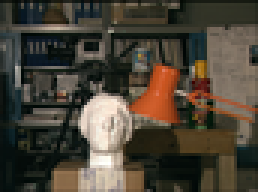
%> input picture tsukuba/scene1.row3.col3.ppm, 86 x 64 px, shrunk from 384 x 288 before the run (shown 3 times larger)
$ octave mainRGBpatch.m   (GNU Octave 9; MATLAB toolbox functions it lacks are replaced by stand-ins)
%> lines starting %> are read from the running program, lines starting %| are printed output that depends on the picture
% -------------------------------------------------------------------------
% Main Script
% -------------------------------------------------------------------------
clc; clear; close all;

IL = im2double(imread('./tsukuba/scene1.row3.col3.ppm'));
IR = im2double(imread('./tsukuba/scene1.row3.col5.ppm'));
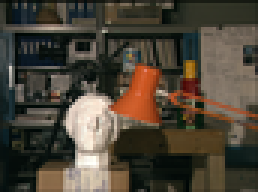
%> input picture tsukuba/scene1.row3.col5.ppm, 86 x 64 px, shrunk from 384 x 288 before the run (shown 3 times larger)

% keep as RGB
% Parameters
lambda     = 0.8;
numIters   = 150000;

[d_est, energyHistory] = depthMapColorPatch(IL, IR, lambda, numIters);

% Show results
figure; imshow(d_est,[]); title('Disparity Map'); colormap jet; colorbar;
figure; plot(energyHistory,'LineWidth',2);
xlabel('Iteration'); ylabel('Energy'); title('Energy Loss History'); grid on;
depthMap_approx = 1./(d_est + 0.01);
figure; imshow(depthMap_approx,[]); title('Approx. Depth'); colormap jet; colorbar;


function [d, energyHistory] = depthMapColorPatch(IL, IR, lambda, numIters)
%> called with lambda = 0.8, numIters = 150000
    % patch radius = 1 => 3x3 neighborhood
    kernel = ones(1,5);
    dt_cfl = 0.25;
    dx     = 1;

    alpha = 4;
    alpha_th =1e-3;

    [h, w, ~] = size(IL);
%> h = 64; w = 86
    d = zeros(h, w);
    energyHistory = zeros(numIters,1);

    % Precompute IxR for each channel (here backward diff; can use gradient)
    IxR = zeros(h,w,3);
    for c=1:3
        IxR(:,:,c) = backwardDiffX(IR(:,:,c));
    end
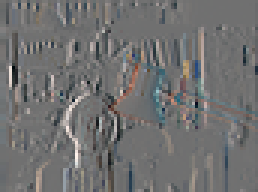
%> IxR: size 64x86x3 double (shown 3 times larger); mean R, G, B 0.00121, 0.000769, 0.000418; drawn with min black and max white

    [X,Y] = meshgrid(1:w,1:h);

    energyHistory(1) = computeInitEnergy(IL, IR, lambda);
    oldSampledE = energyHistory(1);

    for iter=2:numIters
        % warp IR and IxR
        IR_warp  = zeros(h,w,3);
        IxR_warp = zeros(h,w,3);
        mask = (X - d) >= 1;
        for c=1:3
            IR_warp(:,:,c)  = interp2(IR(:,:,c),  X - d, Y, 'linear', 0);
            IxR_warp(:,:,c) = interp2(IxR(:,:,c), X - d, Y, 'linear', 0);
        end

        % mismatches and gradient‐products per channel
        mismatchR = (IL(:,:,1) - IR_warp(:,:,1)).*mask;
        mismatchG = (IL(:,:,2) - IR_warp(:,:,2)).*mask;
        mismatchB = (IL(:,:,3) - IR_warp(:,:,3)).*mask;

        gR = mismatchR .* IxR_warp(:,:,1);
        gG = mismatchG .* IxR_warp(:,:,2);
        gB = mismatchB .* IxR_warp(:,:,3);

        % patch‐based sum of mismatch^2 => data energy
        sR = conv2(mismatchR.^2, kernel, 'same');
        sG = conv2(mismatchG.^2, kernel, 'same');
        sB = conv2(mismatchB.^2, kernel, 'same');

        % patch‐based sum of gradients => data gradient
        pR = conv2(gR, kernel, 'same');
        pG = conv2(gG, kernel, 'same');
        pB = conv2(gB, kernel, 'same');

        dataTerm    = 0.5*lambda * sum(sR(:)+sG(:)+sB(:));
        grad_data   = - lambda * (pR + pG + pB);

        % smoothness term
        lap_d       = laplacianNeumann(d);
        smoothTerm  = 0.5*(1-lambda)*sum( (gradient(d)).^2 ,'all');
        grad_smooth = (1-lambda) * lap_d;

        % store energy
        energyHistory(iter) = dataTerm + smoothTerm;

        % PDE step
        grad_total = grad_data + grad_smooth;
        gmax       = max(abs(grad_total(:)));
        dt         = min(dt_cfl, dx / max(gmax, eps));
        d          = d + dt * grad_total;

        % enforce d>=0
        d = max(d,0);


        if mod(iter,1000)==0
            h_iter = figure;
            subplot(4,1,1);
            imshow(d, []);
            title(sprintf('Disparity at iter %d', iter));
            colormap jet; colorbar;
            subplot(4,1,2);
            imshow(IL, []);
            title('IL reference');
            subplot(4,1,3);
            imshow(IR, []);
            title('IR reference');
            subplot(4,1,4);
            imshow(IR_warp);
            title('IR warp')
            saveas(h_iter, sprintf('iter_%05d.png', iter));
            close(h_iter);

            % [8 lines of commented-out code are left out]

        end

        if mod(iter,50)==0
            if energyHistory(iter)>oldSampledE
                alpha = alpha/4;
                fprintf("alpha has been changed to %f at iter %d\n", alpha, iter);
            end
            if alpha < alpha_th
                return;
            end
            oldSampledE = energyHistory(iter);
        end

        if mod(iter,1000)==0
            fprintf("Iter %d/%d, E=%.6f\n", iter,numIters,energyHistory(iter));
        end
    end
end


function Bx = backwardDiffX(I)
    [r,c] = size(I);
    Bx = zeros(r,c);
    Bx(:,2:c) = I(:,2:c) - I(:,1:c-1);
    Bx(:,1)   = Bx(:,2);
end


function L = laplacianNeumann(U)
    [r,c] = size(U);
    Uup    = [U(1,:);    U(1:r-1,:)];
    Udown  = [U(2:r,:);  U(r,:)];
    Uleft  = [U(:,1),    U(:,1:c-1)];
    Uright = [U(:,2:c),  U(:,c)];
    L = (Uup + Udown + Uleft + Uright) - 4*U;
end

function E = computeInitEnergy(IL, IR, lambda)
%> called with lambda = 0.8
% COMPUTEENERGYCOLORPATCH   Evaluate
%   E(d) = ∑_{x} [ λ/2 ∑_{c∈{R,G,B}} ∑_{(u,v)∈N(x)} (I_L^c(u,v) − I_R^c(u−d(x),v))^2 ]
%        + (1−λ)/2 ∑_{x} ||∇d(x)||^2
% where N(x) is the 3×3 patch around x, and we warp horizontally by d.

    kernel = ones(3,3);

    % Compute per‐channel mismatch (masked)
    mR = (IL(:,:,1) - IR(:,:,1));
    mG = (IL(:,:,2) - IR(:,:,2));
    mB = (IL(:,:,3) - IR(:,:,3));

    % Sum of squared mismatches over 3×3 neighborhood
    sR = conv2(mR.^2, kernel, 'same');
    sG = conv2(mG.^2, kernel, 'same');
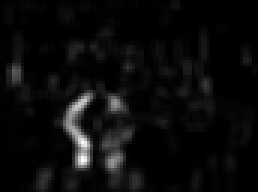
%> sG: size 64x86 double (shown 3 times larger); min 1.54e-05, max 5.18, mean 0.236; drawn with min black and max white
    sB = conv2(mB.^2, kernel, 'same');

    dataTerm = 0.5 * lambda * sum( sR(:) + sG(:) + sB(:) );
%> dataTerm = 1818.1

    % % Smoothness term (Neumann laplacian)
    % [dx, dy]   = gradient(d);
    % smoothTerm = 0.5 * (1 - lambda) * sum( dx(:).^2 + dy(:).^2 );

    E = dataTerm;
%> E = 1818.1
%> the loop in depthMapColorPatch, `for iter=2:numIters` made 1049 passes
%> (dataTerm, smoothTerm, gmax, oldSampledE) on pass 49: (368.8, 26.82, 0.316, 395.6)
%> (dataTerm, smoothTerm, gmax) on passes 2 to 7: (966.1, 0.176, 1.13), (928.9, 0.568, 1.07), (898.3, 1.09, 1.09), (871.6, 1.74, 1.05), (843.3, 2.52, 0.966), (815.4, 3.36, 1.05)
%> pass 1, in depthMapColorPatch, `gR = mismatchR .* IxR_warp(:,:,1);`:
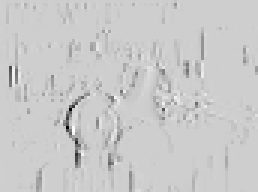
%> gR: size 64x86 double (shown 3 times larger); min -0.494, max 0.116, mean -0.00989; drawn with min black and max white
%> `[d_est, energyHistory] = depthMapColorPatch(IL, IR, lambda, numIters);`:
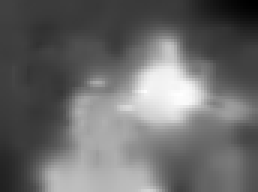
%> d_est: size 64x86 double (shown 3 times larger); min 0.785, max 6.47, mean 3.16; drawn with min black and max white
%> `grid on`:
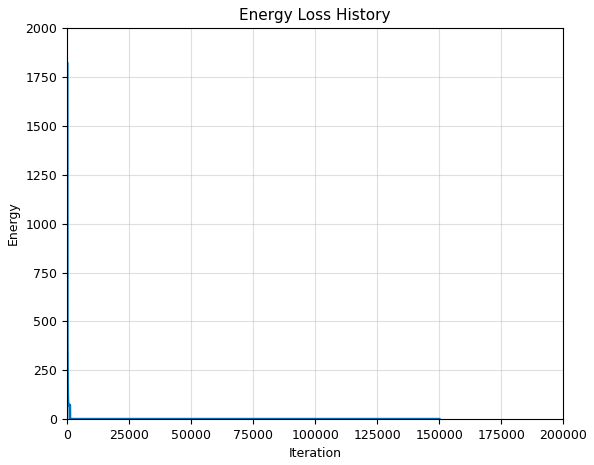
%> figure redrawn from the program's plot data; curve peaks at x = 1, y = 1818.1
%> `depthMap_approx = 1./(d_est + 0.01);`:
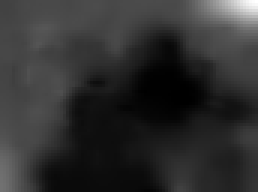
%> depthMap_approx: size 64x86 double (shown 3 times larger); min 0.154, max 1.26, mean 0.364; drawn with min black and max white
end
